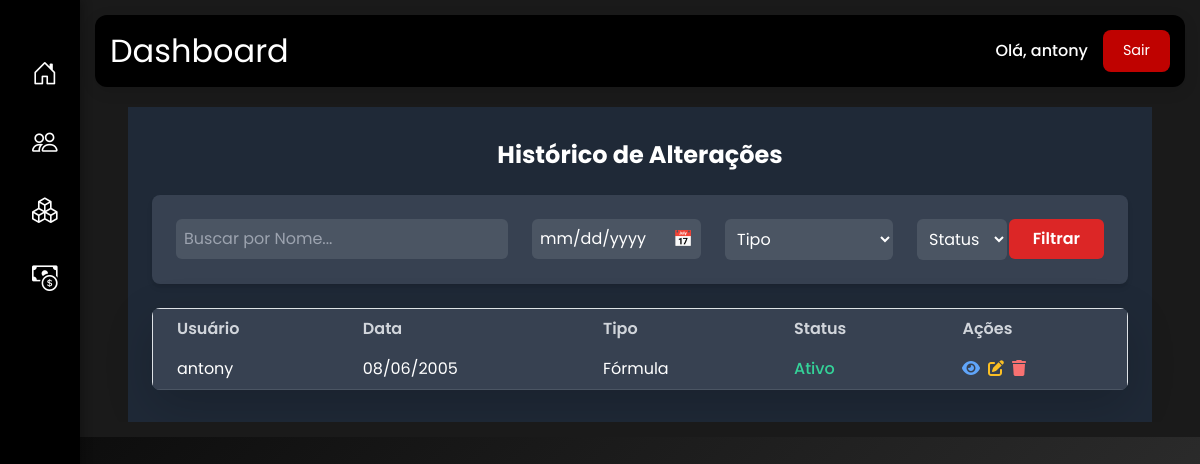
Screenshot of /clientes/listar/ (signed in) with the database file from the repository.
### clientes/models.py (models this page shows, shortened)
class Cliente(models.Model):
    nome = models.CharField(max_length=100, blank=True, null=True)
    data_nascimento = models.DateField(blank=True, null=True)
    idade = models.PositiveIntegerField(blank=True, null=True)
    cpf = models.CharField(
        max_length=14,
        validators=[RegexValidator(r'^\d{3}\.\d{3}\.\d{3}-\d{2}$', 'CPF deve estar no formato 000.000.000-00')],
        blank=True, null=True
    )
    email = models.EmailField(unique=False, blank=True, null=True)
    numero = models.CharField(max_length=15, blank=True, null=True)
    intolerancias = models.JSONField(default=list, blank=True)
    preferencias_alimentares = models.TextField(blank=True, null=True)
    observacoes = models.TextField(blank=True, null=True)
    ativo = models.BooleanField(default=True)
    ultimo_contato = models.DateTimeField(auto_now_add=True)
    apelido = models.CharField(max_length=50, blank=True, null=True, verbose_name="Apelido/Referência Pessoal")

### clientes/views.py (the view)
# urls.py: path('listar/', listar_clientes, name='listar_clientes'),
@login_required
def listar_clientes(request):
    form = FiltroClienteForm(request.GET or None)
    clientes = Cliente.objects.all()
    if form.is_valid():
        status = form.cleaned_data.get('status')
        if status == 'ativo':
            clientes = clientes.filter(ativo=True)
        elif status == 'inativo':
            clientes = clientes.filter(ativo=False)
    context = {
        'clientes': clientes,
        'content_title': 'Lista de Clientes',
        'filtro_form': form,
    }
    return render(request, 'clientes/listar_clientes.html', context)

### clientes/forms.py
class FiltroClienteForm(forms.Form):
    status = forms.ChoiceField(
        choices=[('', 'Todos'), ('ativo', 'Ativo'), ('inativo', 'Inativo')],
        required=False,
        widget=forms.Select(attrs={'class': 'form-control'})
    )

### ingredientes/context_processors.py (called while the page is built)
def alerta_ingredientes(request):
    ingredientes_alerta_count = Ingrediente.objects.filter(quantidade_estoque__lte=F('quantidade_minima')).count()
    return {'ingredientes_alerta_count': ingredientes_alerta_count}

### clientes/templates/clientes/listar_clientes.html (shortened to what this page needs)
{% extends 'core/base.html' %}
{% load static %}
{% block content %}
<div class="container mx-auto px-4 py-8 bg-gray-800 text-white">
    <h1 class="text-2xl font-bold mb-4 text-center animate__animated animate__fadeIn">Histórico de Alterações</h1>
    <div class="bg-gray-700 p-4 rounded-lg shadow-md mb-4 flex items-center justify-between animate__animated animate__fadeIn">
        <div class="flex items-center gap-4">
            <input type="text" name="nome" placeholder="Buscar por Nome..." class="bg-gray-600 text-white p-2 rounded-md focus:outline-none focus:ring-2 focus:ring-blue-600">
            <div class="relative">
                <input type="date" name="data" class="bg-gray-600 text-white p-2 rounded-md focus:outline-none focus:ring-2 focus:ring-blue-600" value="00/00/0000">
                <span class="absolute right-2 top-2 text-gray-400">📅</span>
            </div>
            <select name="tipo" class="bg-gray-600 text-white p-2 rounded-md focus:outline-none focus:ring-2 focus:ring-blue-600">
                <option value="">Tipo</option>
            </select>
            <select name="status" class="bg-gray-600 text-white p-2 rounded-md focus:outline-none focus:ring-2 focus:ring-blue-600">
                <option value="">Status</option>
            </select>
        </div>
        <button type="submit" class="bg-red-600 text-white font-semibold py-2 px-4 rounded-md hover:bg-red-700 transition duration-300">Filtrar</button>
    </div>
    {% if clientes %}
    <div class="overflow-x-auto shadow-lg rounded-lg">
        <table class="min-w-full bg-gray-700 border border-gray-600">
            <thead class="bg-gray-700">
                <tr>
                    <th class="py-2 px-4 text-left text-gray-300 font-semibold">Usuário</th>
                    <th class="py-2 px-4 text-left text-gray-300 font-semibold">Data</th>
                    <th class="py-2 px-4 text-left text-gray-300 font-semibold">Tipo</th>
                    <th class="py-2 px-4 text-left text-gray-300 font-semibold">Status</th>
                    <th class="py-2 px-4 text-left text-gray-300 font-semibold">Ações</th>
                </tr>
            </thead>
            <tbody>
                {% for cliente in clientes %}
                <tr class="border-b border-gray-600 bg-gray-700 hover:bg-gray-600 transition duration-200 animate__animated animate__fadeInUp">
                    <td class="py-2 px-4 bg-gray-700">{{ cliente.nome|default:"Sem nome" }}</td>
                    <td class="py-2 px-4 bg-gray-700">{{ cliente.data_nascimento|date:"d/m/Y"|default:"00/00/0000" }}</td>
                    <td class="py-2 px-4 bg-gray-700">{{ cliente.tipo|default:"Fórmula" }}</td>
                    <td class="py-2 px-4 bg-gray-700">
                        <span class="{% if cliente.ativo %}text-green-400{% else %}text-red-400{% endif %} font-medium">
                            {{ cliente.ativo|yesno:"Ativo,Inativo" }}
                        </span>
                    </td>
                    <td class="py-2 px-4 bg-gray-700 flex gap-2">
                        <a href="{% url 'clientes:visualizar_cliente' cliente.id %}" class="text-blue-400 hover:text-blue-600 transition duration-200"><i class="fas fa-eye"></i></a>
                        <a href="{% url 'clientes:editar_cliente' cliente.id %}" class="text-yellow-400 hover:text-yellow-600 transition duration-200"><i class="fas fa-edit"></i></a>
                        <a href="#" class="text-red-400 hover:text-red-600 transition duration-200 open-modal" data-cliente-id="{{ cliente.id }}"><i class="fas fa-trash"></i></a>
                    </td>
                </tr>
                {% endfor %}
            </tbody>
        </table>
    </div>
    {% else %}
    <div class="text-center text-gray-400 font-medium p-6 bg-gray-700 shadow-md rounded-lg animate__animated animate__fadeIn">
        Nenhum cliente cadastrado.
    </div>
    {% endif %}
</div>
{% endblock %}

### core/templates/core/base.html (shortened to what this page needs)
<!DOCTYPE html>
<html lang="pt-br">
  <head>
    <link
      href="https://cdn.jsdelivr.net/npm/bootstrap@5.3.3/dist/css/bootstrap.min.css"
      rel="stylesheet"
    />
    <link
      rel="stylesheet"
      href="https://cdn.jsdelivr.net/npm/bootstrap-icons@1.11.3/font/bootstrap-icons.css"
    />
    <link href="https://cdn.jsdelivr.net/npm/tailwindcss@2.2.19/dist/tailwind.min.css" rel="stylesheet">
    <link href="https://cdnjs.cloudflare.com/ajax/libs/font-awesome/6.4.0/css/all.min.css" rel="stylesheet">
  </head>
  <body>
    <div class="d-flex h-100">
      <div class="sidebar">
        <ul class="nav flex-column">
          <li class="nav-item">
            <a href="{% url 'core:dashboard' %}" class="nav-link" aria-label="Dashboard">
              <i class="bi bi-house-door" aria-hidden="true"></i>
            </a>
          </li>
          <ul class="nav flex-column">
            <li class="nav-item">
              <a href="{% url 'clientes:listar_clientes' %}" class="nav-link {% if ingredientes_alerta_count > 0 %}alert{% endif %}" aria-label="Lista de Clientes">
                <i class="bi bi-people" aria-hidden="true"></i>
              </a>
            </li>
            <li class="nav-item">
              <a href="{% url 'core:dashboard_estoques' %}" class="nav-link" aria-label="Estoques">
                <i class="bi bi-boxes" aria-hidden="true"></i>
              </a>
            </li>
            <li class="nav-item">
              <a href="{% url 'financeiro:dashboard_financeiro' %}" class="nav-link" aria-label="Financeiro">
                <i class="bi bi-cash-coin" aria-hidden="true"></i>
              </a>
            </li>
          </ul>
        </ul>
      </div>
      <div class="content-wrapper">
        <div class="topbar">
          <h2>{% block content_title %}Dashboard{% endblock %}</h2>
          {% if user.is_authenticated %}
          <div class="user-section">
            <span>Olá, {{ user.username }}</span>
            <form action="{% url 'core:logout' %}" method="post">
              <button type="submit" class="btn btn-danger" aria-label="Sair">Sair</button>
            </form>
          </div>
          {% endif %}
        </div>
        <div class="content">
          {% block content %}{% endblock %}
        </div>
      </div>
    </div>
  </body>
</html>

### rows the page displays
Cliente: nome "antony", data_nascimento "08/06/2005", tipo "Fórmula", ativo "Ativo"

### other values shown
{{ user.username }} "antony"
